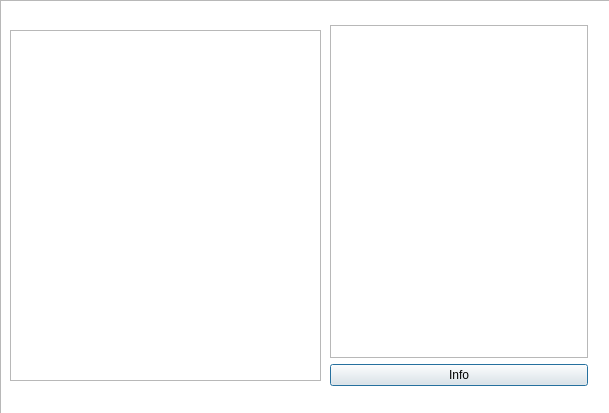
<?xml version="1.0" encoding="UTF-8"?>
<ui version="4.0">
 <class>MeteKok</class>
 <widget class="QDialog" name="MeteKok">
  <property name="geometry">
   <rect>
    <x>0</x>
    <y>0</y>
    <width>609</width>
    <height>413</height>
   </rect>
  </property>
  <property name="windowTitle">
   <string>Dialog</string>
  </property>
  <widget class="QGraphicsView" name="graphicsView">
   <property name="geometry">
    <rect>
     <x>0</x>
     <y>0</y>
     <width>611</width>
     <height>421</height>
    </rect>
   </property>
   <property name="styleSheet">
    <string notr="true">background-image: url(:/pics/facultyBg.png);</string>
   </property>
  </widget>
  <widget class="QGraphicsView" name="graphicsView_2">
   <property name="geometry">
    <rect>
     <x>10</x>
     <y>30</y>
     <width>311</width>
     <height>351</height>
    </rect>
   </property>
   <property name="styleSheet">
    <string notr="true">background-image: url(:/pics/MeteKokPic.png);</string>
   </property>
  </widget>
  <widget class="QWidget" name="">
   <property name="geometry">
    <rect>
     <x>330</x>
     <y>25</y>
     <width>258</width>
     <height>361</height>
    </rect>
   </property>
   <layout class="QVBoxLayout" name="verticalLayout">
    <item>
     <widget class="QPlainTextEdit" name="plainTextEdit"/>
    </item>
    <item>
     <widget class="QPushButton" name="pushButton">
      <property name="text">
       <string>Info</string>
      </property>
     </widget>
    </item>
   </layout>
  </widget>
 </widget>
 <resources/>
 <connections/>
</ui>
